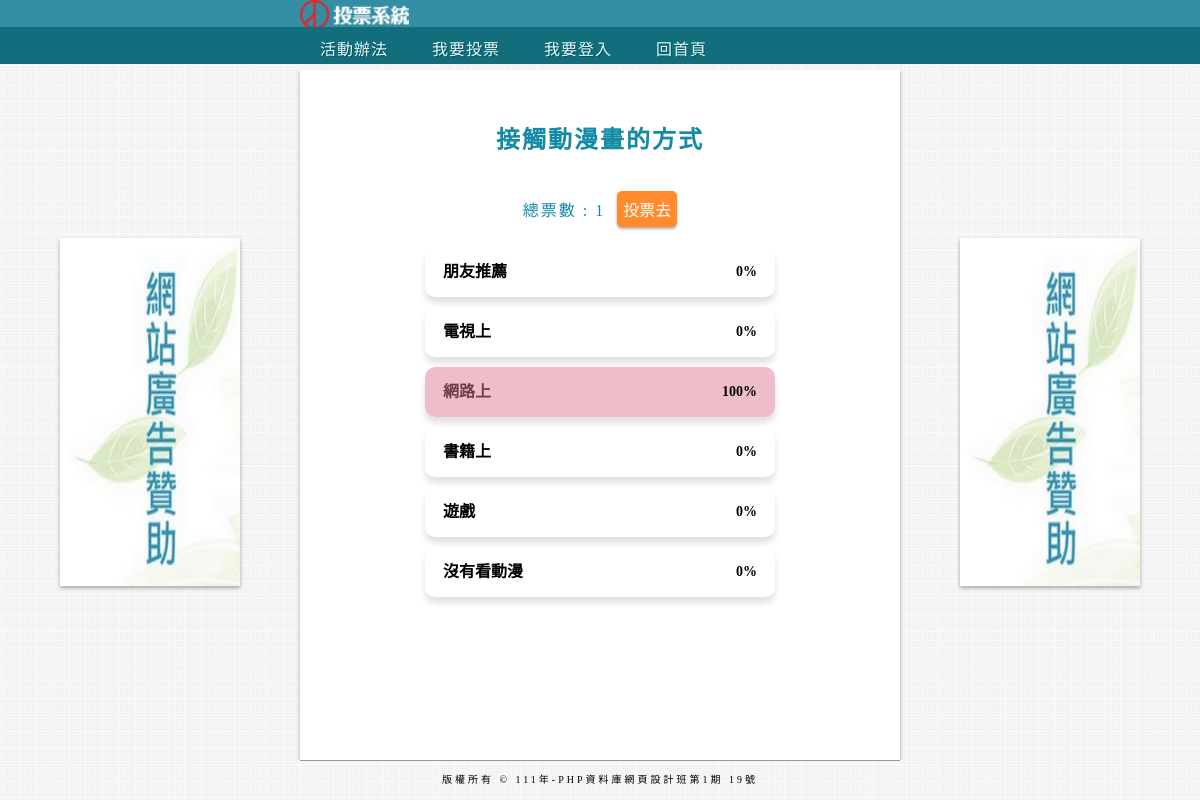
Page /?do=vote_result&id=8 on the committed database.
### tables this page shows
CREATE TABLE `subjects` (
  `id` int(11) UNSIGNED NOT NULL,
  `subject` varchar(64) NOT NULL,
  `type_id` int(11) NOT NULL,
  `start` date NOT NULL,
  `end` date NOT NULL,
  `total` int(11) UNSIGNED NOT NULL DEFAULT 0
);

CREATE TABLE `options` (
  `id` int(11) UNSIGNED NOT NULL,
  `option` varchar(64) NOT NULL,
  `subject_id` int(11) NOT NULL,
  `total` int(11) UNSIGNED NOT NULL DEFAULT 0
);

### api/base.php (called while the page is built, shortened)
<?php
function pdo()
{
    $dsn = "mysql:host=localhost;charset=utf8;dbname=vote";
    return new PDO($dsn, 'root', '');
}
function find($table, $arg)
{
    $pdo = pdo();
    $sql = "SELECT * FROM $table WHERE ";
    if (is_array($arg)) {
        foreach ($arg as $key => $value) {
            $tmp[] = "`$key`='$value'";
        }
        $sql .= implode(" AND ", $tmp);
    } else {
        $sql .= " `id`='$arg'";
    }
    return $pdo->query($sql)->fetch(PDO::FETCH_ASSOC);
}
function all($table, ...$arg)
{
    $pdo = pdo();
    $sql = "SELECT * FROM $table ";
    switch (count($arg)) {
        case 1:
            if(is_array($arg[0]) && !empty($arg[0])) {
                foreach ($arg[0] as $key => $value) {
                    $tmp[] = "`$key`='$value'";
                }
                $sql .= " WHERE " . implode(" AND ", $tmp);
            }elseif(empty($arg[0])) {
            }else{
                $sql .= $arg[0];
            }
            break;
    }
    return $pdo->query($sql)->fetchAll(PDO::FETCH_ASSOC);
}
?>

### font/vote_result.php (the view)
<?php
$subject = find("subjects", $_GET['id']);
$opts = all('options', ['subject_id' => $_GET['id']]);
$time = find("subjects", $_GET['id']);
?>
<div class="vote_content">
    <h2 class="vote_subject"><?= $subject['subject']; ?></h2>
    <div class="vote_subject"> 總票數 : <?= $subject['total'] ?>
        <?php
        $start = strtotime($time['start']);
        $today = strtotime("now");
        $end = strtotime($time['end']);
        if (($start - $today) >= 0) {
        ?>
            <button class="btn btn-info" onclick="location.href='./index.php'">尚未開始</button>
        <?php
        } elseif (($end - $today) > 0) {
        ?>
            <button class="btn btn-warning" onclick="location.href='?do=vote&id=<?= $subject['id']; ?>'">投票去</button>
        <?php
        } else {
        ?>
            <button class="btn btn-danger" onclick="location.href='./index.php'">已結束</button>
        <?php
        }
        ?>
</div>
    <?php
    foreach ($opts as $opt) {
        $total = ($subject['total'] == 0) ? 1 : $subject['total'];
        $rate = $opt['total'] / $total;
    ?>
        <div class="div_opt">
            <div class="div_p">
                <p class="div_p1"><?= $opt['option']; ?></p>
                <p class="div_p2"><?= round($rate * 100) . "%"; ?></p>
            </div>
            <div class="div_bg" style="width:<?= 100 * $rate; ?>% ;"></div>
        </div>
    <?php
    }
    ?>
</div>

### css/basic.css (style rules this page uses)
* { margin: 0; padding: 0; box-sizing: border-box; overflow: hidden; }
body { height: 100vh; background-image: url(../img/001.jpg); background-repeat: repeat; display: flex; flex-direction:column; justify-content: center; align-items: center; overflow: hidden; }
.btn { display: inline-block; padding: 5px; margin-top: 6px; margin-left: 6px; color: #FFF; box-shadow: 0px 2px 3px rgb(0 0 0 / 33%); border: 1px solid transparent; border-radius: 5px; font-size: 1rem; cursor: pointer; }
.btn.btn-warning { background-color: #FF8B2C; }

### rows in the picture
subjects: subject "接觸動漫畫的方式", total "1"
options: option "朋友推薦", $rate*100 "0"
options: option "電視上", $rate*100 "0"
options: option "網路上", $rate*100 "100"
options: option "書籍上", $rate*100 "0"
options: option "遊戲", $rate*100 "0"
options: option "沒有看動漫", $rate*100 "0"
